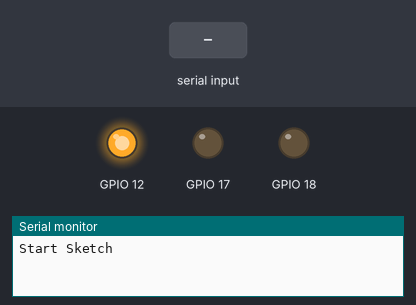
This program was run on a simulated ESP32-S3. Shown: output pins drawn as LEDs (lit = HIGH), the last lines printed to the serial monitor. The test bench sets the inputs (shaded band). The modem accepts every AT command (registered, SIM ready, sends succeed) and sends nothing else.

Above: at 0.2 s.
At 5.1 s:
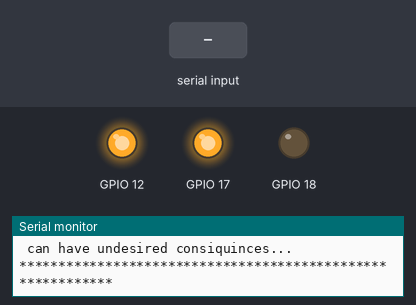
5.2 s: "OK" received over the second serial link
6.7 s: "1" received over the second serial link
Timing chart, 0 to 9.7 s (numbered marks = the images above; inputs shaded):
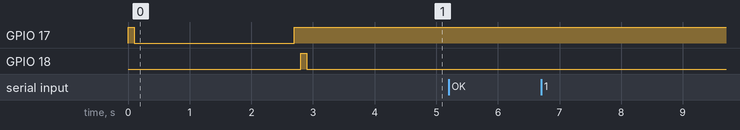

The program:

main.cpp
```cpp
#include <Arduino.h>
#include "../lib/t_sim767xg_s3.h"

uint32_t AutoBaud()
{
    static uint32_t rates[] = {115200, 9600, 57600,  38400, 19200,  74400, 74880,
                               230400, 460800, 2400,  4800,  14400, 28800
                              };
    for (uint8_t i = 0; i < sizeof(rates) / sizeof(rates[0]); i++) {
        uint32_t rate = rates[i];
        Serial.printf("Trying baud rate %u\n", rate);
        SerialAT.updateBaudRate(rate);
        delay(10);
        for (int j = 0; j < 10; j++) {
            SerialAT.print("AT\r\n");
            String input = SerialAT.readString();
            if (input.indexOf("OK") >= 0) {
                Serial.printf("Modem responded at rate:%u\n", rate);
                return rate;
            }
        }
    }
    SerialAT.updateBaudRate(115200);
    return 0;
}

void setup()
{
    Serial.begin(115200); // Set console baud rate

    Serial.println("Start Sketch");

    SerialAT.begin(115200, SERIAL_8N1, MODEM_RX_PIN, MODEM_TX_PIN);

#ifdef BOARD_POWERON_PIN
    pinMode(BOARD_POWERON_PIN, OUTPUT);
    digitalWrite(BOARD_POWERON_PIN, HIGH);
#endif

    // Set modem reset pin ,reset modem
    pinMode(MODEM_RESET_PIN, OUTPUT);
    digitalWrite(MODEM_RESET_PIN, !MODEM_RESET_LEVEL); delay(100);
    digitalWrite(MODEM_RESET_PIN, MODEM_RESET_LEVEL); delay(2600);
    digitalWrite(MODEM_RESET_PIN, !MODEM_RESET_LEVEL);

    pinMode(BOARD_PWRKEY_PIN, OUTPUT);
    digitalWrite(BOARD_PWRKEY_PIN, LOW);
    delay(100);
    digitalWrite(BOARD_PWRKEY_PIN, HIGH);
    delay(100);
    digitalWrite(BOARD_PWRKEY_PIN, LOW);

    if (AutoBaud()) {
        Serial.println(F("***********************************************************"));
        Serial.println(F(" You can now send AT commands"));
        Serial.println(F(" Enter \"AT\" (without quotes), and you should see \"OK\""));
        Serial.println(F(" If it doesn't work, select \"Both NL & CR\" in Serial Monitor"));
        Serial.println(F(" DISCLAIMER: Entering AT commands without knowing what they do"));
        Serial.println(F(" can have undesired consiquinces..."));
        Serial.println(F("***********************************************************\n"));
    } else {
        Serial.println(F("***********************************************************"));
        Serial.println(F(" Failed to connect to the modem! Check the baud and try again."));
        Serial.println(F("***********************************************************\n"));
    }
}

void loop()
{
    if (SerialAT.available()) {
        Serial.write(SerialAT.read());
    }
    if (Serial.available()) {
        SerialAT.write(Serial.read());
    }
    delay(1);
}
```
